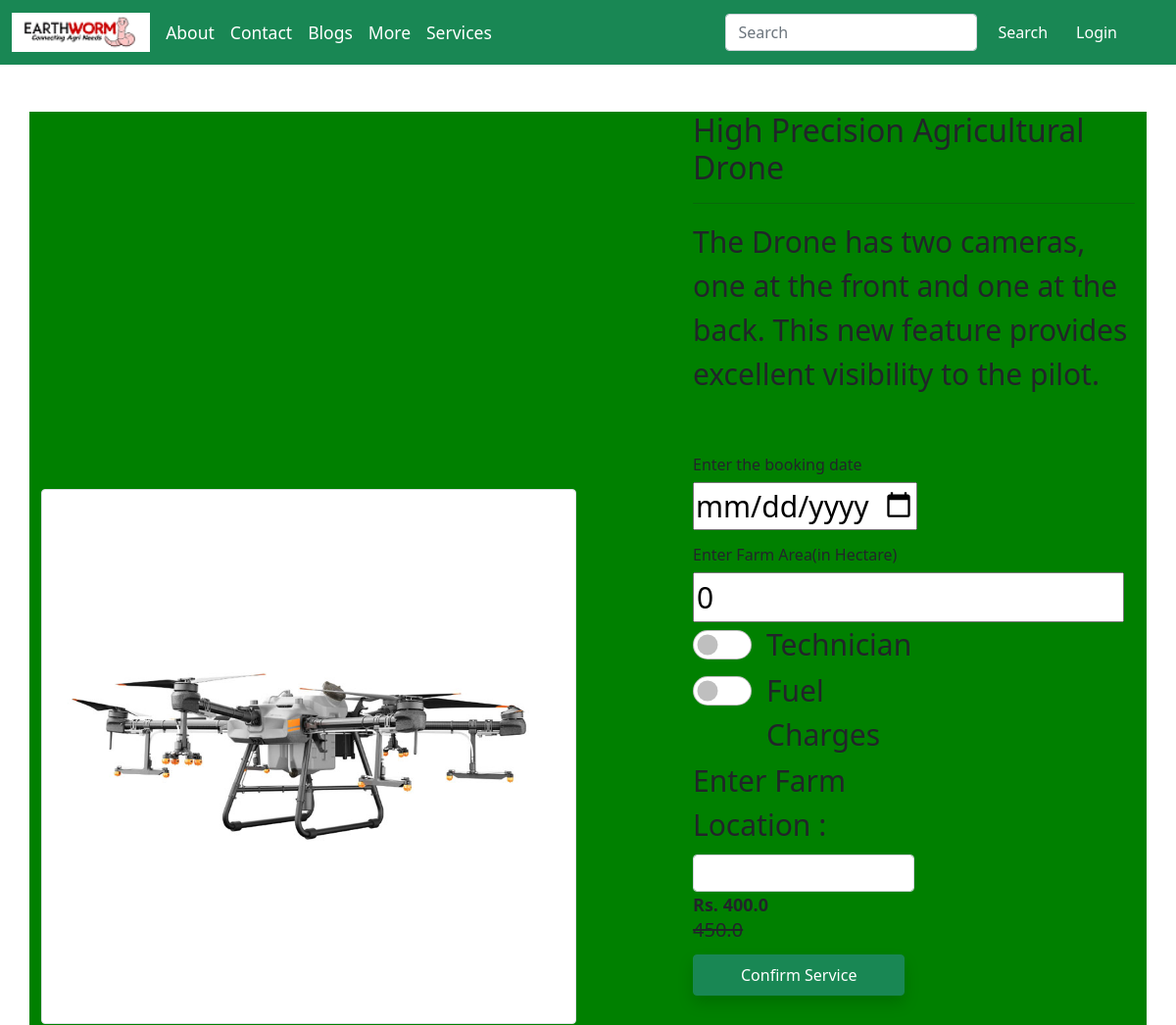
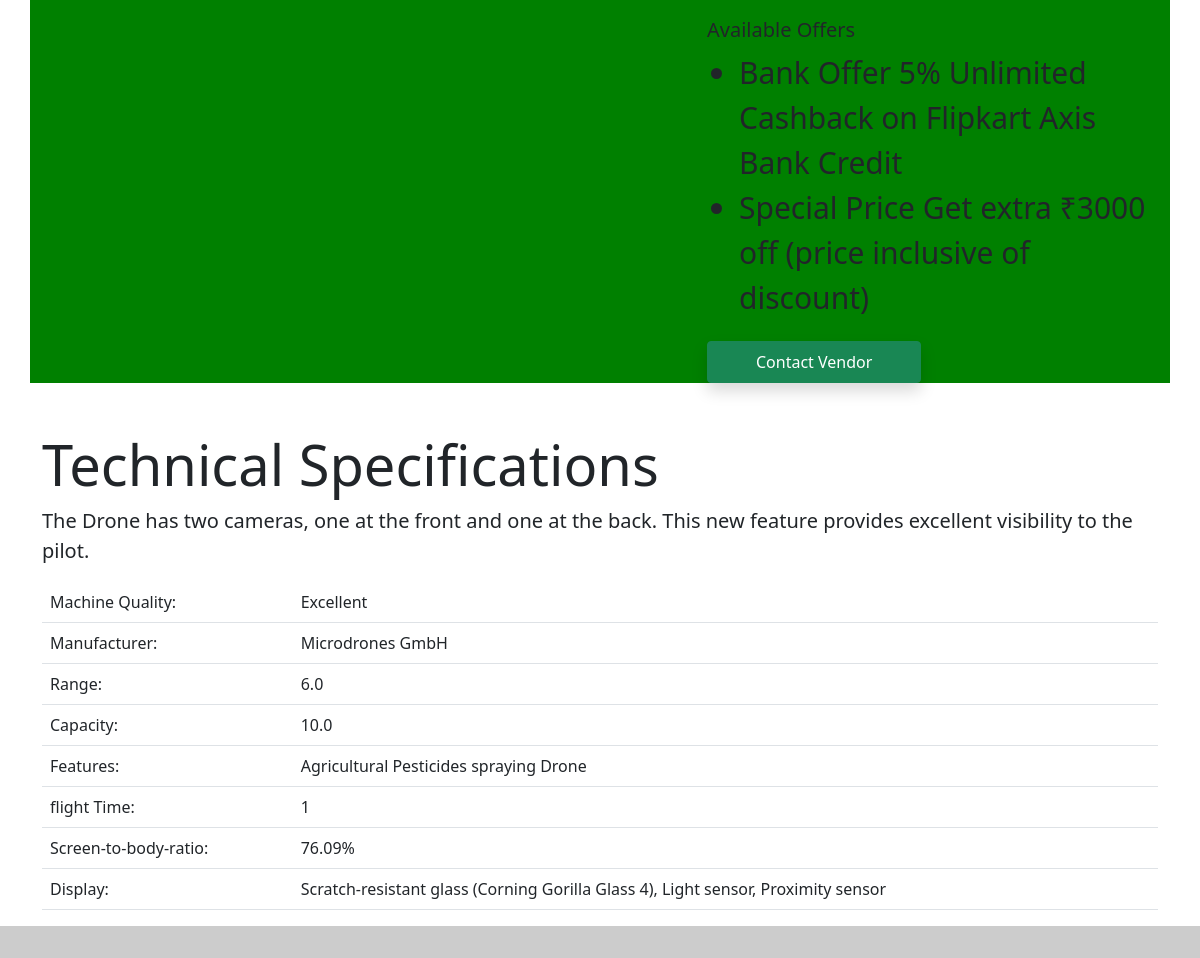
Screenshot of /product-detail/24/ with the database file from the repository (2 pictures, top to bottom).
### Jai_Kisan/models.py (models this page shows, shortened)
class Product(models.Model):
    title = models.CharField(max_length=100)
    selling_price = models.FloatField()
    discounted_price = models.FloatField()
    description = models.TextField()
    brand = models.CharField(max_length=100)
    category = models.CharField(choices=CATEGORY_CHOICES, max_length=20)
    product_image = models.ImageField(upload_to='productimg', default="")
    vendor_name = models.CharField(max_length=100, default="")
    vendor_location = models.CharField(max_length=100, default="")
    capacity = models.FloatField(max_length=4, default=0.0)
    features = models.CharField(max_length=300)
    flight_time = models.IntegerField(default="1")
    drone_range = models.FloatField(max_length=4, default=0.0)

class VendorProduct(models.Model):
    product = models.ForeignKey(Product, on_delete=models.CASCADE)
    user = models.ForeignKey(User, on_delete=models.CASCADE)
    brand = models.CharField(max_length=100)
    category = models.CharField(choices=CATEGORY_CHOICES, max_length=20)

### Jai_Kisan/views.py (the view, shortened to what this page needs)
# urls.py: path('product-detail/<int:pk>/', views.ProductDetailView.as_view(), name='product-detail'),
class ProductDetailView(View):
    def get(self, request, pk):
        totalitem = 0
        product = Product.objects.get(pk=pk)
        user=request.user
        vender_product_details=VendorProduct.objects.filter(product=pk)
        print(vender_product_details)
        for vid in vender_product_details:
            vidd=vid.id
            print(vidd)
        print(product.id)
        item_already_in_cart = False
        if request.user.is_authenticated:
            totalitem = len(Item.objects.filter(user=request.user))
            item_already_in_cart = Item.objects.filter(Q(product=product.id) & Q(user=request.user)).exists()
        return render(request, 'Jai_Kisan/productdetail.html',
                      {'product': product, 'item_already_in_cart': item_already_in_cart,
                       'vender_product_details':vender_product_details, 'totalitem': totalitem})

### Jai_Kisan/templates/Jai_Kisan/productdetail.html (shortened to what this page needs)
{% extends 'Jai_Kisan/base1.html' %}
{% load static %}
{% block main-content %}
<div class="container my-5">
  <div class="row">
   <div class="col-sm-6 text-center align-self-center">
    <img src="{{product.product_image.url}}" alt="" class="img-fluid img-thumbnail">
    </div>
   <div class="col-sm-5 offset-sm-1">
    <h2>{{product.title}}</h2>
    <hr>
    <p>{{product.description}}</p> <br>
    <div class="row">
      <div class="col-sm-6">
    <h6>Enter the booking date</h6>
    <input type="date" id="start" name="trip-start"
       value=" "
       min="2018-01-01" max="9999-12-31">
       <h6>Enter Farm Area(in Hectare)</h6>
       <input type="number" required name="price" min="0" value="0" step="any">
      </div>
      <form  action="{% url 'product-detail' product.id %}" method="post">
      <div class="col-sm-6">
        <div class="form-check  form-switch">
          <input class="form-check-input" value="technician charge" type="checkbox" role="switch" id="on">
          <label class="checkbox" for="on">Technician</label>
        </div>
        <div class="form-check form-switch">
          <input class="form-check-input" value="fuel charge" type="checkbox" role="switch" id="fuel" unchecked />
          <label class="form-check-label" for="flexSwitchCheckDisabled">Fuel Charges</label>
        </div>
        <div class="form-outline">
          <label class="form-label" for="typeText">Enter Farm Location :</label>
          <input type="text" id="typeText" class="form-control"/>
        </div>
      </div>
    </form>
      </div>
    <span class="d-inline-block" style="font-size:large; font-weight:bold">Rs. {{product.discounted_price}}<h5 class="fw-light text-decoration-line-through">{{product.selling_price}}</h5></span> <br>
    {% for cart in vender_product_details %}
    {% if not request.user.is_authenticated %}
      <form action="/add-to-cart" class="d-inline">
       <button type="submit" class="btn btn-success shadow px-5 py-2">Confirm Service</button>
      </form>
    {% endif %}
    {% endfor %}
    <h5 class="mt-5">Available Offers</h5>
    <ul>
     <li>Bank Offer 5% Unlimited Cashback on Flipkart Axis Bank Credit</li>
     <li>Special Price Get extra ₹3000 off (price inclusive of discount)</li>
    </ul>
    <button type="submit" class="btn btn-success shadow px-5 py-2">Contact Vendor</button>
   </div>
  </div>
</div>
<div class="jumbotron jumbotron-fluid">
  <div class="container">
    <h1 class="display-4">Technical Specifications</h1>
    <p class="lead">{{product.description}}</p>
    <table class="table">
     <tbody>
         <tr>
            <td class="success">Machine Quality: </td>
            <td>Excellent</td>
        </tr>
         <tr>
             <td class="success">Manufacturer: </td>
             <td>{{product.brand}}</td>
         </tr>
         <tr>
          <td class="success">Range: </td>
          <td>{{product.drone_range}}</td>
      </tr>
         <tr>
             <td class="success">Capacity: </td>
             <td>{{product.capacity}}</td>
         </tr>
         <tr>
             <td class="success">Features: </td>
             <td>{{product.features}}</td>
         </tr>
         <tr>
             <td class="success">flight Time: </td>
             <td>{{product.flight_time}}</td>
         </tr>
         <tr>
             <td class="success">Screen-to-body-ratio: </td>
             <td>76.09%</td>
         </tr>
         <tr>
             <td class="success">Display: </td>
             <td>Scratch-resistant glass (Corning Gorilla Glass 4), Light sensor, Proximity sensor</td>
         </tr>
     </tbody>
   </table>
  </div>
</div>
<div class="text-center p-3" style="background-color: rgba(0, 0, 0, 0.2);">
</div>
{% endblock main-content %}

### Jai_Kisan/static/Jai_Kisan/css/homestyle.css (style rules this page uses)
.row { font-size: 30px; background-color: green; }
h1 { font-size: larger; }

### rows the page displays
Product: product_image (picture), title "High Precision Agricultural Drone", description "The Drone has two cameras, one at the front and one at the back. This new feature provides excellent visibility to the pilot.", discounted_price "400.0", selling_price "450.0", brand "Microdrones GmbH", drone_range "6.0", capacity "10.0", features "Agricultural Pesticides spraying Drone", flight_time "1"
